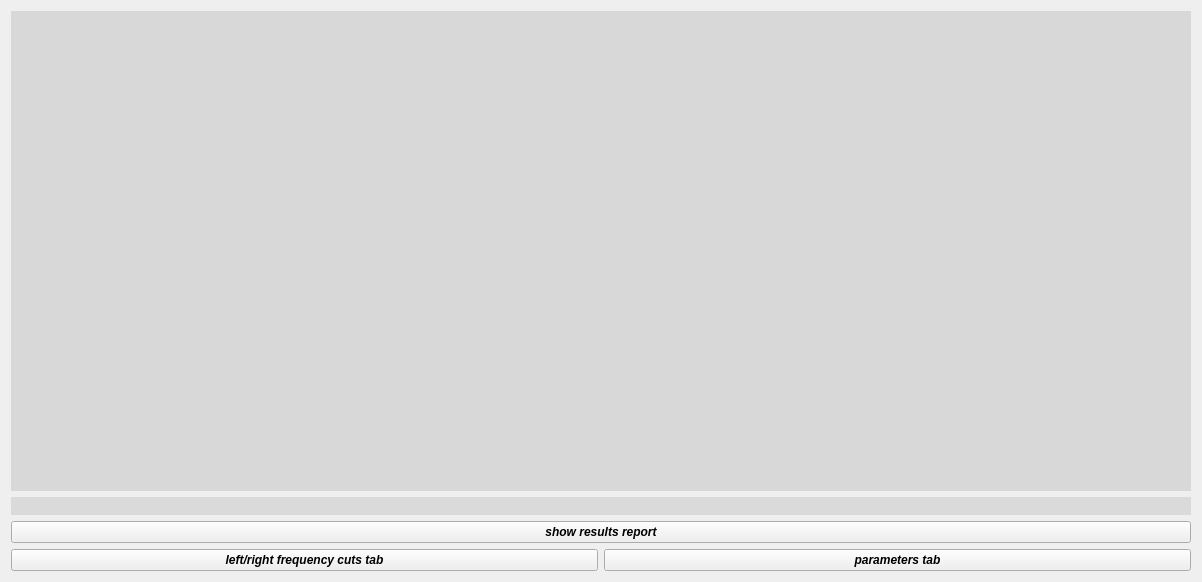
          <widget class="QWidget" name="page_3">
           <layout class="QGridLayout" name="gridLayout_13">
            <item row="0" column="0">
             <layout class="QVBoxLayout" name="verticalLayout_2">
              <item>
               <widget class="QLabel" name="resultPlotDetCal">
                <property name="minimumSize">
                 <size>
                  <width>1180</width>
                  <height>480</height>
                 </size>
                </property>
                <property name="maximumSize">
                 <size>
                  <width>1180</width>
                  <height>480</height>
                 </size>
                </property>
                <property name="styleSheet">
                 <string notr="true">background-color: rgb(216, 216, 216);</string>
                </property>
                <property name="text">
                 <string/>
                </property>
               </widget>
              </item>
              <item>
               <widget class="QLabel" name="label_31">
                <property name="font">
                 <font>
                  <pointsize>12</pointsize>
                 </font>
                </property>
                <property name="styleSheet">
                 <string notr="true">background-color: rgb(218, 218, 218);</string>
                </property>
                <property name="text">
                 <string/>
                </property>
               </widget>
              </item>
             </layout>
            </item>
            <item row="2" column="0">
             <layout class="QHBoxLayout" name="horizontalLayout">
              <item>
               <widget class="QPushButton" name="pushButton_2">
                <property name="font">
                 <font>
                  <weight>75</weight>
                  <italic>true</italic>
                  <bold>true</bold>
                 </font>
                </property>
                <property name="text">
                 <string>left/right frequency cuts tab</string>
                </property>
               </widget>
              </item>
              <item>
               <widget class="QPushButton" name="pushButton">
                <property name="font">
                 <font>
                  <weight>75</weight>
                  <italic>true</italic>
                  <bold>true</bold>
                 </font>
                </property>
                <property name="text">
                 <string>parameters tab</string>
                </property>
               </widget>
              </item>
             </layout>
            </item>
            <item row="1" column="0">
             <widget class="QPushButton" name="pushButton_7">
              <property name="font">
               <font>
                <weight>75</weight>
                <italic>true</italic>
                <bold>true</bold>
               </font>
              </property>
              <property name="text">
               <string>show results report</string>
              </property>
             </widget>
            </item>
           </layout>
          </widget>
